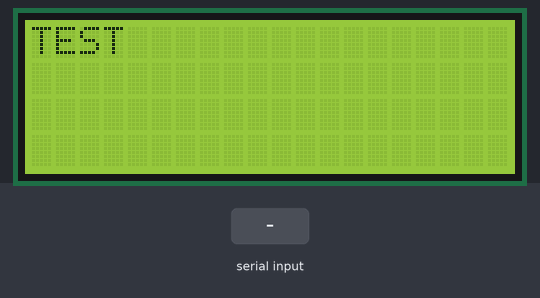
Bench run of a sketch on a simulated Arduino Mega 2560, built with avr-gcc and run on an emulated ATmega2560. Parts: 20×4 character LCD. The test bench sets the inputs (shaded band).

Above: at 1.1 s.
5.7 s: "1" received over the second serial link
At 6.4 s:
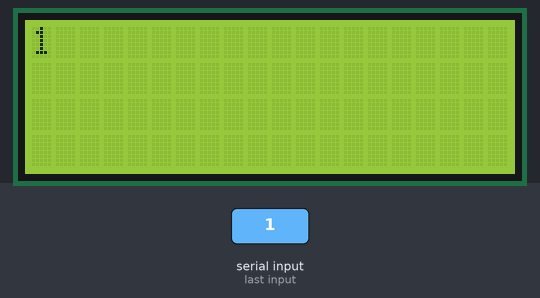
8.5 s: "0" received over the second serial link
At 9.8 s:
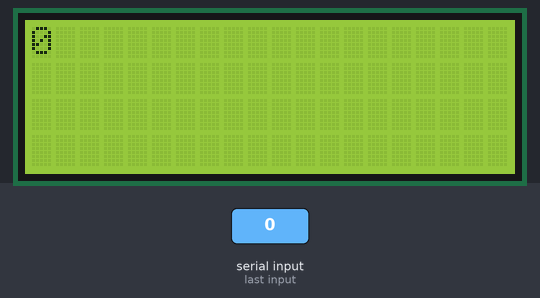
11.5 s: "2" received over the second serial link
Timing chart, 0 to 14.5 s (numbered marks = the images above; inputs shaded):
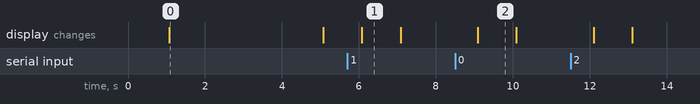

The sketch:

Bluetooth_Sender.ino
```cpp
#include <Wire.h>  // Comes with Arduino IDE
// Get the LCD I2C Library here:
// https://bitbucket.org/fmalpartida/new-liquidcrystal/downloads
// Move any other LCD libraries to another folder or delete them
// See Library "Docs" folder for possible commands etc.
#include <LiquidCrystal_I2C.h>

String readString;

LiquidCrystal_I2C lcd(0x27, 2, 1, 0, 4, 5, 6, 7, 3, POSITIVE);  // Set the LCD I2C address

void setup(){
 Serial1.begin(38400);     // Serial to HC-05 BlueTooth module in "AT" mode always @38k4
 delay(1000);
 lcd.begin(20,4);         // initialize the lcd for 20 chars 4 lines
 lcd.backlight();
 lcd.print("TEST");

 delay(3000);
}

void loop(){

  while (Serial1.available()) {                 // read the response from the BT module

   delay(3);  //delay to allow buffer to fill
   if (Serial1.available() >0) {
     char c = Serial1.read();     // gets one byte from serial buffer
     readString += c;     // makes the string readString
   }
 }
 lcd.print(readString);
 readString = "";
 delay(1000);
 Serial1.print("Mirko ");
 lcd.clear();

}
```

Measured:
- after the input at 5.7 s, the display: changes after 0.38 s (image 1)
- after the input at 8.5 s, the display: changes after 0.59 s (image 2)
- what the display in image 0 shows lasts 4.0 s, from 1.1 s to 5.1 s
- what the display in image 2 shows lasts 1.0 s, from 9.1 s to 10.1 s
